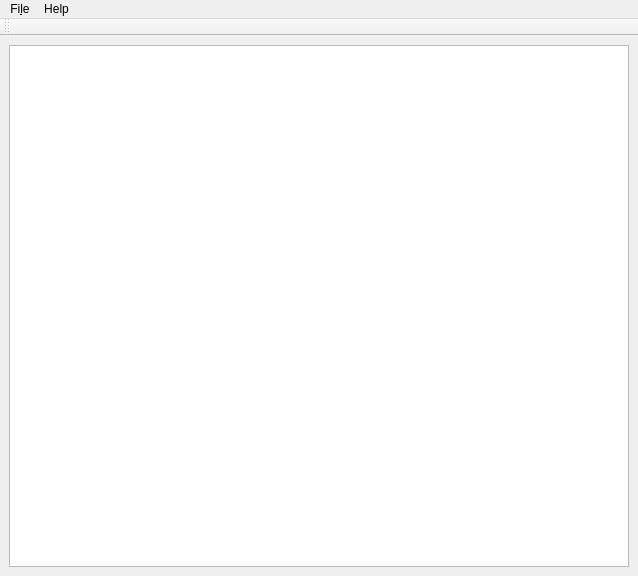
<?xml version="1.0" encoding="UTF-8"?>
<ui version="4.0">
 <class>MainWindow</class>
 <widget class="QMainWindow" name="MainWindow">
  <property name="geometry">
   <rect>
    <x>0</x>
    <y>0</y>
    <width>638</width>
    <height>576</height>
   </rect>
  </property>
  <property name="windowTitle">
   <string>MainWindow</string>
  </property>
  <widget class="QWidget" name="centralwidget">
   <layout class="QHBoxLayout" name="horizontalLayout">
    <item>
     <widget class="QTableWidget" name="tableWidget"/>
    </item>
   </layout>
  </widget>
  <widget class="QMenuBar" name="menubar">
   <property name="geometry">
    <rect>
     <x>0</x>
     <y>0</y>
     <width>638</width>
     <height>29</height>
    </rect>
   </property>
   <widget class="QMenu" name="menuFile">
    <property name="title">
     <string>Fi&amp;le</string>
    </property>
    <addaction name="actionOpen"/>
    <addaction name="actionSave_as"/>
    <addaction name="actionFind"/>
   </widget>
   <widget class="QMenu" name="menuHelp">
    <property name="title">
     <string>Help</string>
    </property>
    <widget class="QMenu" name="menulanguage">
     <property name="title">
      <string>language</string>
     </property>
     <addaction name="actionEnglish"/>
     <addaction name="actionChinese"/>
    </widget>
    <addaction name="actionAbout"/>
    <addaction name="menulanguage"/>
   </widget>
   <addaction name="menuFile"/>
   <addaction name="menuHelp"/>
  </widget>
  <widget class="QToolBar" name="toolBar">
   <property name="windowTitle">
    <string>toolBar</string>
   </property>
   <attribute name="toolBarArea">
    <enum>TopToolBarArea</enum>
   </attribute>
   <attribute name="toolBarBreak">
    <bool>false</bool>
   </attribute>
  </widget>
  <action name="actionOpen">
   <property name="text">
    <string>open</string>
   </property>
  </action>
  <action name="actionSave_as">
   <property name="text">
    <string>save as</string>
   </property>
  </action>
  <action name="actionAbout">
   <property name="text">
    <string>about</string>
   </property>
  </action>
  <action name="actionFind">
   <property name="text">
    <string>find</string>
   </property>
  </action>
  <action name="actionEnglish">
   <property name="text">
    <string>English</string>
   </property>
  </action>
  <action name="actionChinese">
   <property name="text">
    <string>简体中文</string>
   </property>
   <property name="toolTip">
    <string>Chinese</string>
   </property>
  </action>
 </widget>
 <resources/>
 <connections/>
</ui>
